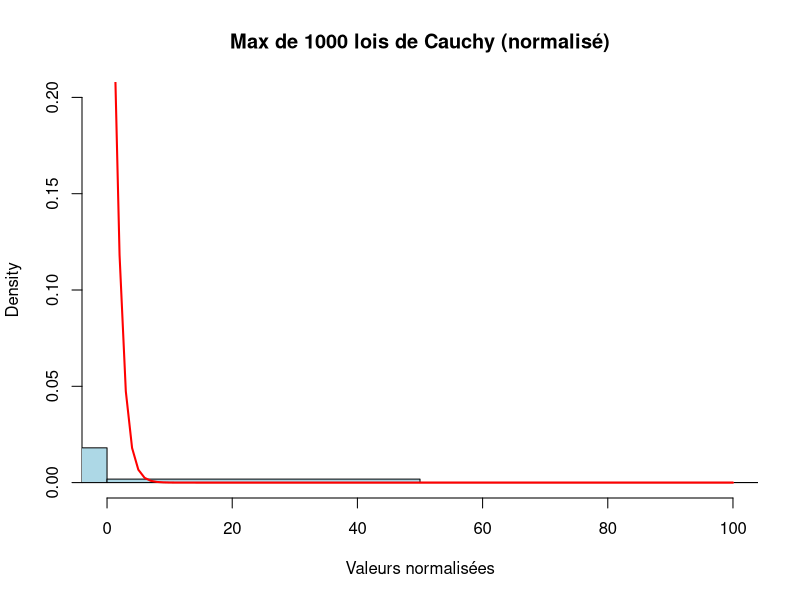

Here is the R script that generated this plot:
# PAS FONCTIONNEL

set.seed(123)  # Pour la reproductibilité
N <- 10000  # Nombre de simulations
n <- 1000  # Taille des échantillons

# Génération des maximums
M_n <- apply(matrix(rcauchy(n * N), nrow = n), 2, max)

# Normalisation
Y_n <- (M_n - pi * n) / n

# Histogramme
hist(Y_n, probability = TRUE, breaks = 50, col = "lightblue",
     main = "Max de 1000 lois de Cauchy (normalisé)",
     xlab = "Valeurs normalisées",ylim=c(0,0.2), xlim=c(0,100))

# Ajouter la densité limite (loi de Fréchet)
curve(exp(-x) * exp(-exp(-x)), col = "red", lwd = 2, add = TRUE)
